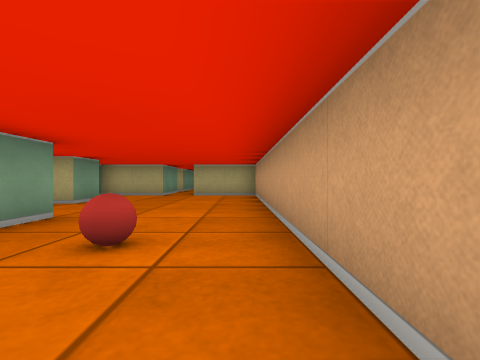
View 1 (above)

12 first-person views from a walk through a cub3D level. The camera is about half as high as the walls, looks level and sees 85° across. The floor is counted in squares. Each view is taken from the middle of a square. On the plan, view 1 faces up. The plan holds only what a view shows up to about 9 squares ahead; the rest is blank.

View 2
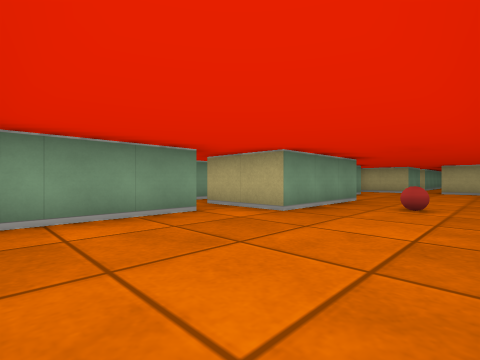

View 3
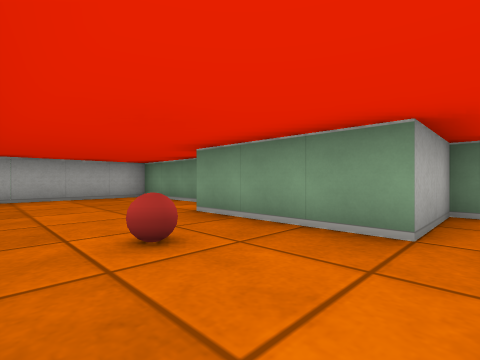

View 4
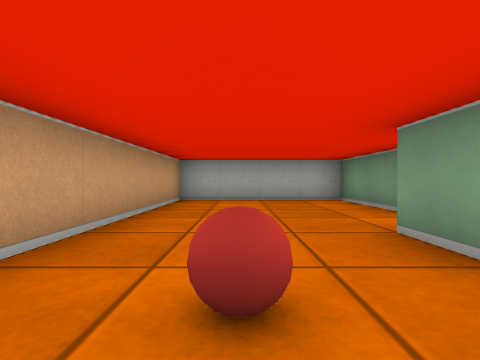

View 5
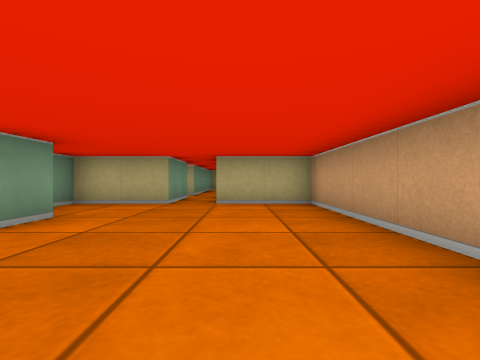

View 6
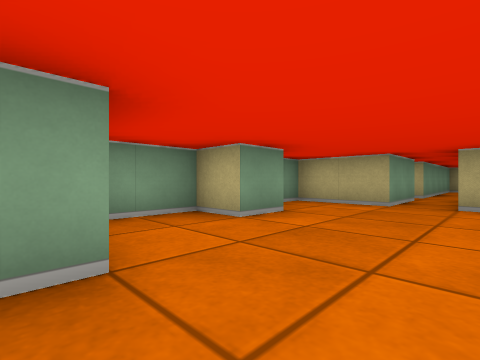

View 7
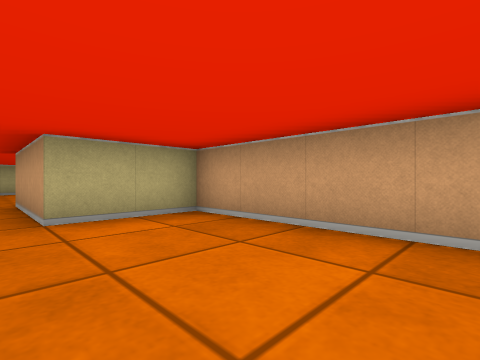

View 8
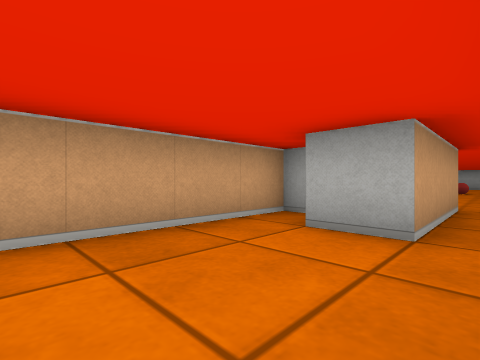

View 9
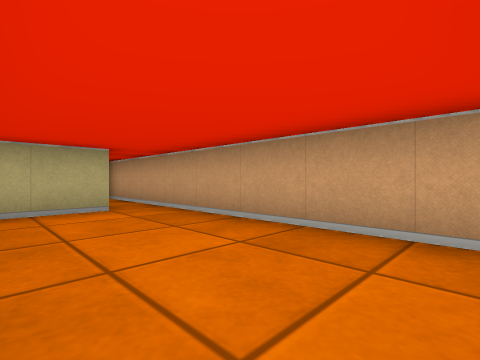

View 10
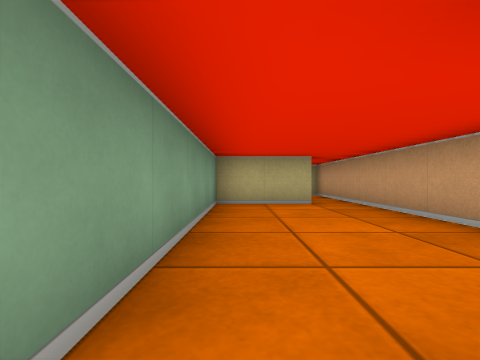

View 11
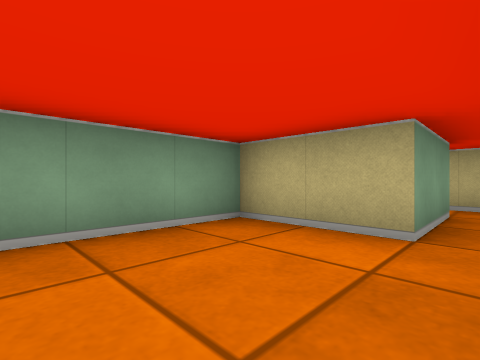

View 12
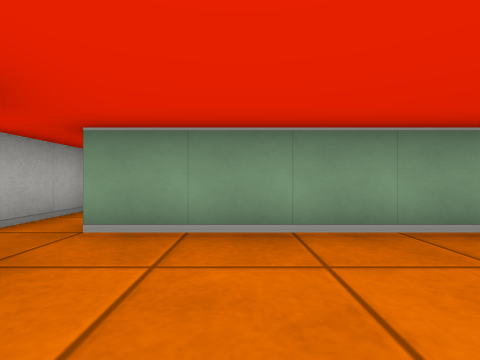

### Floor plan
Ten units are one square. View 1 is at (0, 0); x grows to the right and y downward. Boxes are objects, and circles mark ways between rooms. Rooms are numbered by the first view taken in them; rooms with no view inside come last. Other rooms are left out.
<svg viewBox="-50 -190 60 230">
<path fill="none" stroke="#000" d="M-35 4 -35 35 5 35 5 -85 -15 -85M-35 -65 -35 -55 -45 -55 -45 -35 -25 -35 -25 -5 -45 -5M-25 -85 -45 -85 -45 -79M0 -105 5 -105 5 -185M-5 -185 -5 -165 -25 -165 -25 -115M-42 -105 -25 -105 -25 -85M-15 -85 -15 -115 -5 -115"/>
<rect x="-15" y="-25" width="10" height="10" fill="#bbb"><title>ball</title></rect>
<circle cx="-20" cy="-95" r="3" fill="#2a7"/>
<text x="-20" y="-30">1</text>
<text x="-10" y="-140">2</text>
</svg>
Room 1 opens to room 2.

Where each view was taken, in squares from view 1:
view 1: 0 up, 0 right, facing up
view 2: 3 down, 0 right, facing up-left
view 3: 4 up, 0 right, facing down-left
view 4: 3 up, 1 left, facing down
view 5: 3 up, 1 left, facing up
view 6: 3 up, 1 left, facing up-left
view 7: 5 up, 2 left, facing up-right
view 8: 14 up, 2 left, facing down-right
view 9: 12 up, 2 left, facing up-right
view 10: 11 up, 2 left, facing up
view 11: 14 up, 0 right, facing up-left
view 12: 13 up, 0 right, facing left
